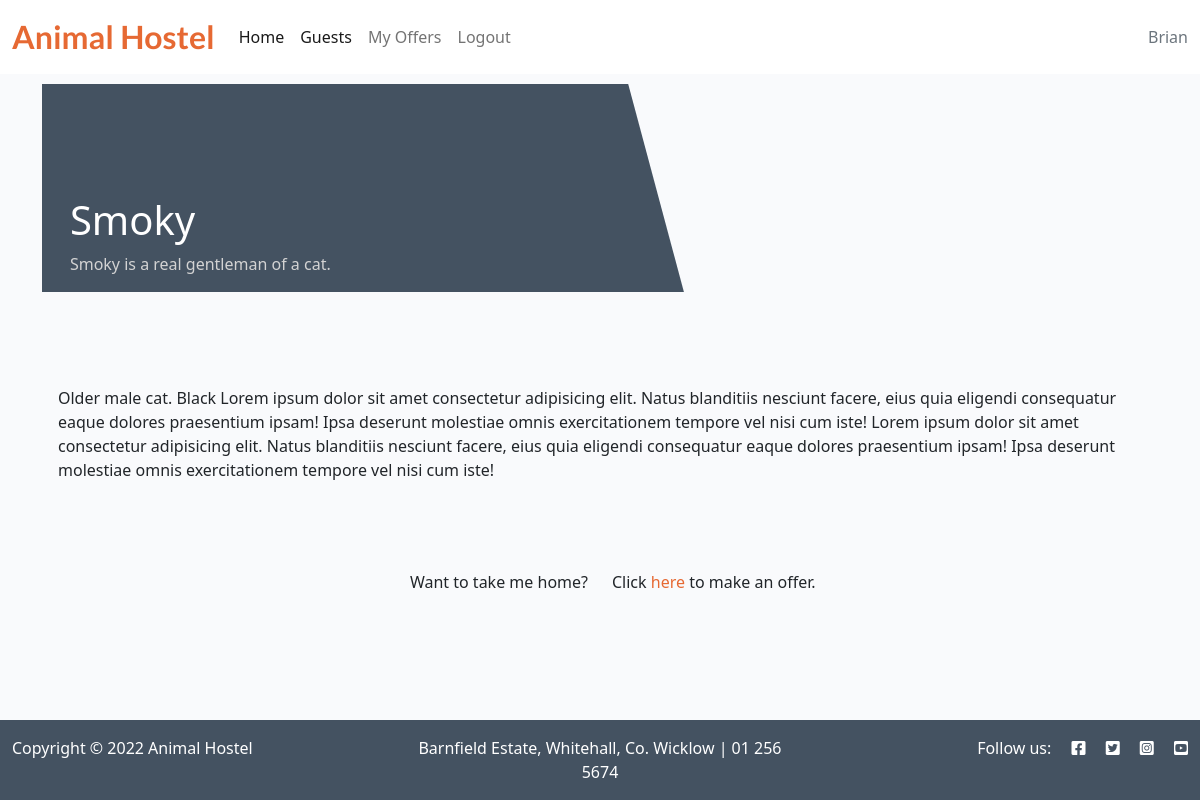
The page /guest/smoky/ (signed in) on the database its author committed.
### home_animals/models.py (models this page shows, shortened)
class Animal(models.Model):
    name = models.CharField(max_length=200, unique=True)
    slug = models.SlugField(max_length=200, unique=True)
    type = models.ForeignKey(AnimalType, on_delete=models.CASCADE,
                             related_name="home_animals_animals")
    description = models.TextField()
    image = CloudinaryField('image', default='placeholder')
    slogan = models.TextField(blank=True)
    class Meta:
        ordering = ['name']

### home_animals/views.py (the view)
# urls.py: path('guest/<slug:slug>/', views.GuestDetail.as_view(), name='guest_detail'),
class GuestDetail(View):
    def get(self, request, slug, *args, **kwargs):
        queryset = Animal.objects
        guest = get_object_or_404(queryset, slug=slug)
        return render(
            request,
            'pages/guest_detail.html',
            {
                'guest': guest,
            }
        )

### templates/pages/guest_detail.html (shortened to what this page needs)
{% extends 'base.html' %} {% block content %}
<div class="masthead">
    <div class="container">
        <div class="row g-0">
            <div class="col-12 col-md-6 masthead-text">
                <h1 class="guest-name">{{ guest.name }} </h1>
                <p class="guest-slogan"> {{ guest.slogan }} </p>
            </div>
            <div class="col-12 col-md-6 masthead-image">
            </div>
        </div>
    </div>
</div>
<div class="container">
    <div class="row">
        <div class="col card mb-4  mt-3 left  top">
            <div class="card-body">
                <p class="card-text ">
                    {{ guest.description | safe }}
                </p>
            </div>
        </div>
    </div>
</div>
<div class="row text-center mt-5 mb-5">
    <div class="col-12 col-sm-6 text-sm-end">
        <scan class="text-sm-right">Want to take me home?</scan>
    </div>
    <div class="col-12 col-sm-6 text-sm-start">
        <scan>Click
            {% if user.is_authenticated %}
            <a class="link" href="#">here</a> to make an offer.
            {% else %}
            <a class="link" href="accounts/signup">here</a> to register.
            {% endif %}
        </scan>
    </div>
</div>
{% endblock content %}

### templates/layout/navbar.html (shortened to what this page needs)
<nav class="navbar navbar-expand-lg navbar-light bg-white">
    <div class="container-fluid">
        <a class="navbar-brand" href="{% url 'home' %}"><span class="brand orange-font">Animal Hostel</span></a>
        <div class="collapse navbar-collapse" id="navbarText">
            <ul class="navbar-nav me-auto mb-2 mb-lg-0">
                <li class="nav-item">
                    <a class="nav-link active" aria-current="page" href="{% url 'home' %}">Home</a>
                </li>
                <li class="nav-item">
                    <a class="nav-link active" aria-current="page" href="{% url 'home' %}#guests">Guests</a>
                </li>
                {% if user.is_authenticated %}
                <li class="nav-item">
                    <a class="nav-link" href="{% url 'offers' %}">My Offers</a>
                </li>
                <li class="nav-item">
                    <a class="nav-link" href="{% url 'account_logout' %}">Logout</a>
                </li>
                {% endif %}
            </ul>
            {% if user.is_authenticated %}
            <span class="navbar-text text-muted">
                {{ user.username }}
            </span>
            {% else %}
            <span class="navbar-text text-muted">
                homes for our furry friends
            </span>
            {% endif %}
        </div>
    </div>
</nav>

### static/css/style.css (style rules this page uses)
:root { --orange: #e66933; --dark-grey: #445261; --light-grey: #F9FAFC; --white: #fff; }
body { background-color: var(--light-grey); }
.brand { font-family: "Lato", sans-serif; font-size: 2rem; font-weight: 700; color: var(--dark-grey); }
.orange-font { color: var(--orange); }
.main-bg { background-color: var(--light-grey); }
.card { border: none; background-color: transparent; height: 80%; }
.card-body { height: 100%; }
.masthead-text { background-color: #445261; color: white; position: relative; }
.guest-name { margin-top: 20%; margin-left: 5%; }
.guest-slogan { margin-left: 5%; color: lightgray; }
.link { color: var(--orange); text-decoration: none; }
@media only screen and (min-width: 768px) { .masthead { margin-top: 10px; overflow: hidden; position: relative; display: inline-block; height: 33vh; width: 100%; } }
@media only screen and (min-width: 768px) { .masthead-image { position: relative; overflow: hidden; } }
@media only screen and (min-width: 768px) { .masthead-image:after { content: ""; position: absolute; top: 0; right: 90%; height: 100%; width: 150%; background: #445261; -webkit-transform: skew(15deg); -moz-transform: skew(15deg); transform: skew(15deg); z-index: 100; } }

### rows shown on the page
Animal: name "Smoky", slogan "Smoky is a real gentleman of a cat.", description "Older male cat. Black Lorem ipsum dolor sit amet consectetur adipisicing elit. Natus blanditiis nesciunt facere, eius quia eligendi consequatur eaque dolores praesentium ipsam! Ipsa deserunt molestiae omnis exercitationem tempore vel nisi cum iste! Lorem ipsum dolor sit amet consectetur adipisicing elit. Natus blanditiis nesciunt facere, eius quia eligendi consequatur eaque dolores praesentium ipsam! Ipsa deserunt molestiae omnis exercitationem tempore vel nisi cum iste!"

### other values the page prints
{{ user.username }} "Brian"
